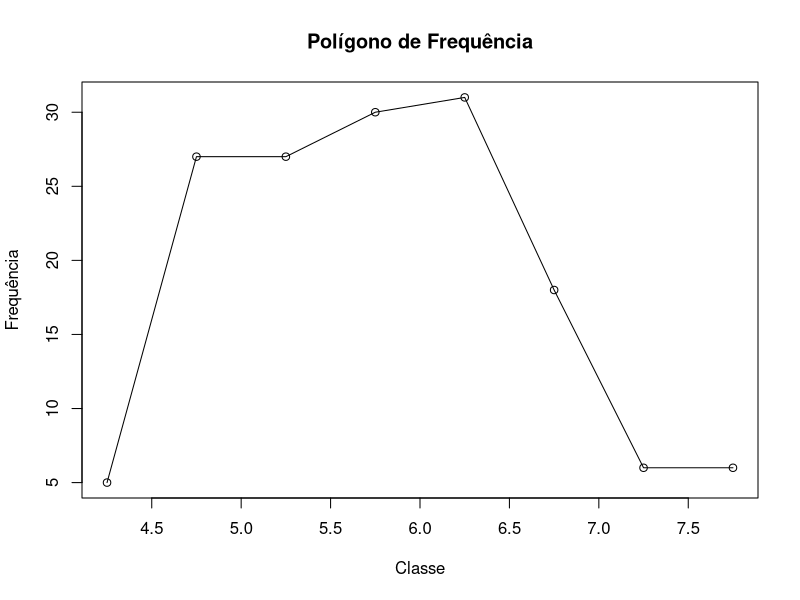

Reproduce this figure in R.
h <- hist(iris$Sepal.Length, plot = FALSE)

plot(h$mids, h$counts,
     type = "o",
     main = "Polígono de Frequência",
     xlab = "Classe",
     ylab = "Frequência")